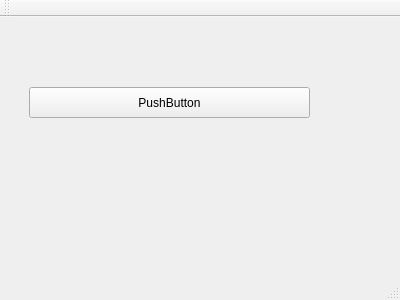
<?xml version="1.0" encoding="UTF-8"?>
<ui version="4.0">
 <class>MainWindow</class>
 <widget class="QMainWindow" name="MainWindow">
  <property name="geometry">
   <rect>
    <x>0</x>
    <y>0</y>
    <width>400</width>
    <height>300</height>
   </rect>
  </property>
  <property name="windowTitle">
   <string>MainWindow</string>
  </property>
  <widget class="QWidget" name="centralWidget">
   <widget class="QPushButton" name="pushButton">
    <property name="geometry">
     <rect>
      <x>29</x>
      <y>70</y>
      <width>281</width>
      <height>31</height>
     </rect>
    </property>
    <property name="text">
     <string>PushButton</string>
    </property>
   </widget>
  </widget>
  <widget class="QMenuBar" name="menuBar">
   <property name="geometry">
    <rect>
     <x>0</x>
     <y>0</y>
     <width>400</width>
     <height>17</height>
    </rect>
   </property>
  </widget>
  <widget class="QToolBar" name="mainToolBar">
   <attribute name="toolBarArea">
    <enum>TopToolBarArea</enum>
   </attribute>
   <attribute name="toolBarBreak">
    <bool>false</bool>
   </attribute>
  </widget>
  <widget class="QStatusBar" name="statusBar"/>
 </widget>
 <layoutdefault spacing="6" margin="11"/>
 <resources/>
 <connections/>
</ui>
